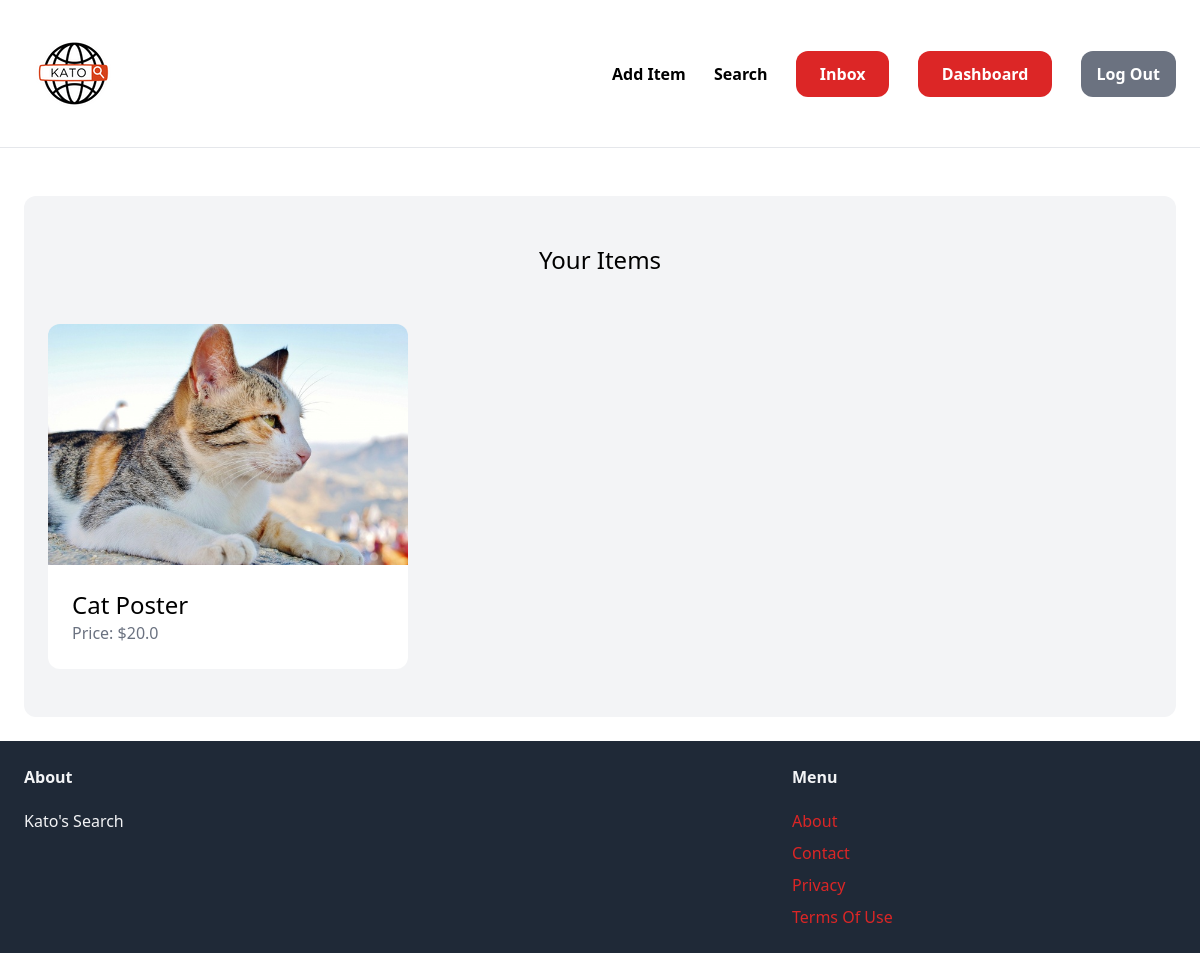
Screenshot of /dashboard/ (signed in) with the database file from the repository.
### app/models.py (models this page shows, shortened)
class Item(models.Model):
    category = models.ForeignKey(Category, related_name='items', on_delete=models.CASCADE)
    name = models.CharField(max_length=200)
    description = models.TextField(blank=True, null=True, max_length=500)
    price = models.FloatField()
    image = models.ImageField(upload_to='itemImages', blank=True, null=True)
    owner = models.ForeignKey(User, related_name='items', on_delete=models.CASCADE)
    isSold = models.BooleanField(default=False)
    createdAt = models.DateTimeField(auto_now_add=True)
    class Meta:
        ordering = ('name', )
        verbose_name_plural = 'Items'

### app/views.py (the view)
# urls.py: path('dashboard/', views.dashboard, name='dashboard'),
@login_required
def dashboard(request):
    items = Item.objects.filter(owner=request.user)
    return render(request, 'app/dashboard.html',{
        'items' : items,
    })

### app/templates/app/dashboard.html (shortened to what this page needs)
{% extends 'app/base.html' %}
{% block content %}
<div class="mt-6 px-6 py-12 bg-gray-100 rounded-xl">
    <h2 class="mb-12 text-2xl text-center">Your Items</h2>
    <div class="grid grid-cols-3 gap-3">
        {% for item in items %}
            <div>
                <a href="{% url 'item:detail' item.id %}">
                    <div>
                        <img src="{{ item.image.url }}" class="rounded-t-xl">
                    </div>
                    <div class="p-6 bg-white rounded-b-xl">
                        <h2 class="text-2xl">{{ item.name }}</h2>
                        <p class="text-gray-500">Price: ${{ item.price }}</p>
                    </div>
                </a>
            </div>
        {% endfor %}
    </div>
</div>
{% endblock %}

### rows the page displays
Item: image (picture), name "Cat Poster", price "20.0"
